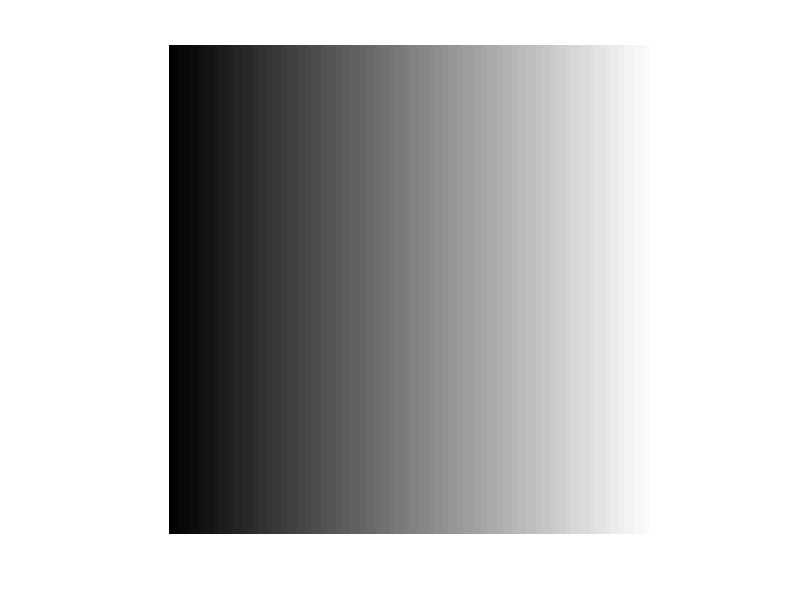

Write the MATLAB code that produced this figure.
clc; clear;

imageData=[];
imSize=100;
numRows=imSize;
numCols=imSize;

for col=[1:numCols]
    imageRow=[];
    for row=[1:numRows]
        pixelVal=uint8(row/(imSize) * 255);
        imageRow=[imageRow pixelVal];
    end
    imageData=[imageData; imageRow];
end

imshow(imageData);

imwrite(imageData,'test3.png');

newImageData=imread('test3.png');

whos newImageData;